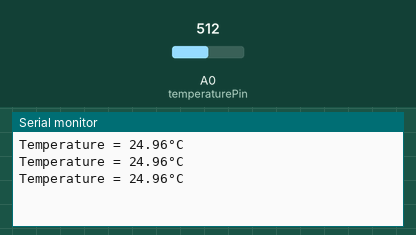
Recording of a sketch running on a simulated Arduino Uno, built with avr-gcc and run on an emulated ATmega328P. Shown: the last lines printed to the serial monitor. Inputs (shaded band) come from the test bench; at power-on: A0 (temperaturePin) = 512.

Above: at 1.2 s.
1.3 s: A0 (temperaturePin) set to 1012
At 1.9 s:
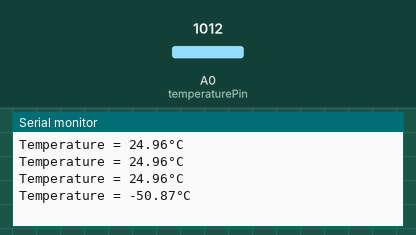
2.8 s: A0 (temperaturePin) set to 1023
At 3.4 s:
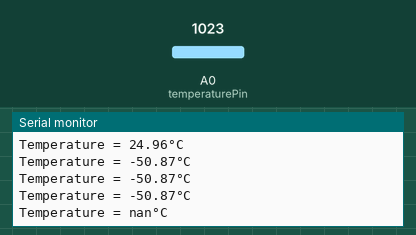

The sketch:

Lesson4_BurstSampling.ino
```cpp
/*
 * Workshop: Automate and Enhance Your Research with Practical Electronics Using Arduino
 *
 * March 28, 2019 at Stanford University Libraries
 *
 * Natalie HN Low, PhD (nlow@stanford.edu) and Paul R Leary, PhD (pleary@nps.edu)
 *
 *
 *
 * Lesson 4 -  Burst sampling a sensor
 *
 * You may notice that the temperature readings can be 'noisy', i.e., the value fluctuates.
 * This can be an issue especially with more sensitive sensors.
 *
 * Here, we will define a function that uses a for loop to 'burst sample' temperature
 * i.e., we will take multiple readings over a short time and average them.
 * This should give us a more stable temperature reading.
 *
 */

int temperaturePin = A0;

void setup() {

  Serial.begin(9600);

}

void loop() {

//  int temperature_analog = analogRead(temperaturePin);

   // Suppose our temperature was "noisy", (https://en.wikipedia.org/wiki/Noise_(signal_processing))
   // We may decide to cope with this by BURST SAMPLING, and taking the average of an ENSEMBLE of samples
   // So, we create the FUNCTION read_temp_avg(ARGUMENTS), to do precisely this.
   int temperature_analog_avg = read_temp_avg(temperaturePin, 20);


   // Convert the averaged digital values from the ADC to a resistance value (Lesson 2)
   float temperature_resistance_ohms = calculate_resistance(temperature_analog_avg, 10000.0, 5.0);

   // Convert the resistance value to a useable temperature value (Lesson 3)
   float temperature_C = calculate_temperature_C(temperature_resistance_ohms);

   // Print the temperature to the serial monitor so we can see it
   Serial.print("Temperature = ");
   Serial.print(temperature_C);
   Serial.write(0xC2); //These 2 lines allow us to print the ° symbol. If you are curious,
   Serial.write(0xB0); //they involve calling a special character directly from the ASCII table http://www.asciitable.com/
   Serial.print("C ");
   Serial.println();

   delay(500);

}

// These are the functions used in the loop() block
// FUNCTION declaration has form: RETURN TYPE  function_name((TYPE) INPUT ARGUMENTS)


// This is a function to burst sample the thermistor by taking multiple ADC readings and averaging them
int read_temp_avg(int pin, int samples){

    //This function takes as INPUT ARGUMENTS the pin which we want to burst sample, and how many samples we want to average over.

    int T_avg = 0;

    //See: https://www.arduino.cc/reference/en/language/structure/control-structure/for/
    //For explanation of the "for()" control stucture
    for (int i = 1; i<=samples; i++){
      T_avg += analogRead(pin);
    }

    T_avg /= samples;

    //Here, we specify the variable (if any) we want to RETURN ("spit out" of our function)
    return T_avg;


    //Check your understanding: what is the SCOPE of variables: pin, samples?
    //What about T_avg?

}


// This is a function to calculate thermistor resistance from the digital value
// produced by the Arduino's 10-bit ADC
float calculate_resistance(int temp_analog, float series_resistance_ohms, float V_in){

    //This function takes as INPUT ARGUMENTS the digital value from the ADC
    // As well as the resistance value of the fixed resistor R1, and the voltage across the entire voltage divider circuit

    // Here we calculate the ADC pin voltage from the digital value we have.

    float temp_voltage = 0.004887586*(float)temp_analog;

    // Now we calculate the resistance of the thermistor

    float temp_resistance = (series_resistance_ohms*temp_voltage)/(V_in-temp_voltage);

  return temp_resistance;

}


// This is a function to calculate the measured temperature from the resistance of the thermistor
float calculate_temperature_C(float temp_resistance){

  // This function takes the thermistor resistance value as its only input argument

  // We convert resistance to temperature using the B-parameter equation

  float temp_C = (1/(((0.003354016434681)-((0.0002531645569620253)*log(10000)))+((0.0002531645569620253)*log(temp_resistance))))-273.15;

  return temp_C;

}
```

Measured:
- the behaviour switches between 1022 and 1023 on A0 (temperaturePin) (found by bisection; images 1 and 2)
- after the input at 1.3 s, the serial monitor: prints a new line after 0.21 s (image 1)
- after the input at 2.8 s, the serial monitor: prints a new line after 0.22 s (image 2)
